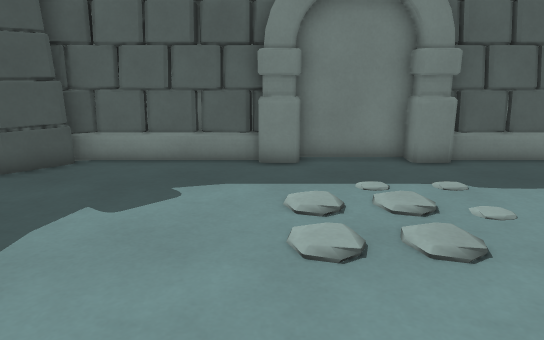
View 1 (above)

13 first-person views from a walk through a level from a Godot 3-D game. The camera is 1.3 m above the floor, tilts 14° down and sees 70° across. The floor is counted in squares, 0.5 m on a side. Each view is taken from the middle of a square. On the plan, view 1 faces up. The plan holds only what a view shows up to about 20 squares ahead; the rest is blank. The place goes on beyond the plan.

View 2
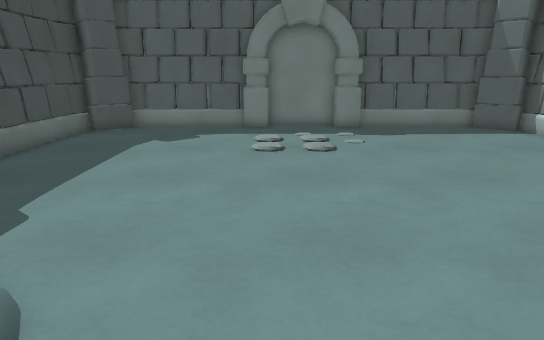

View 3
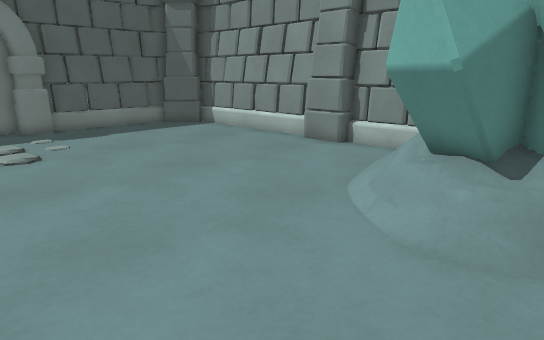

View 4
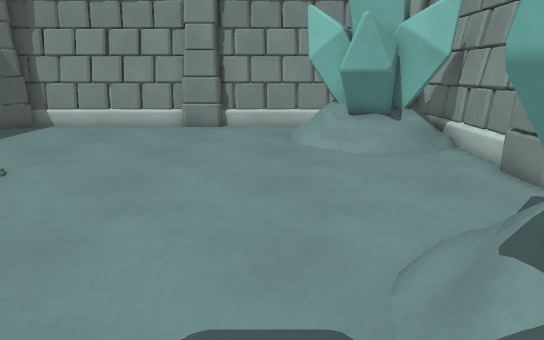

View 5
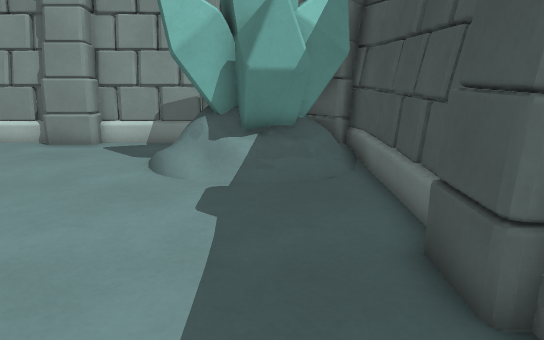

View 6
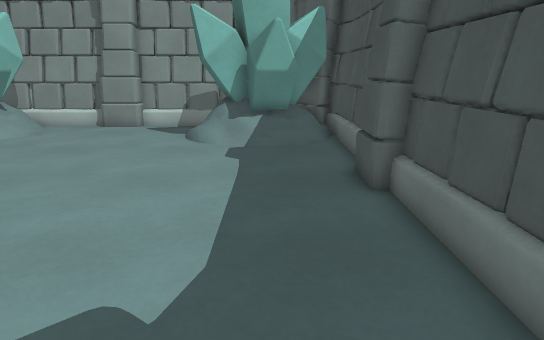

View 7
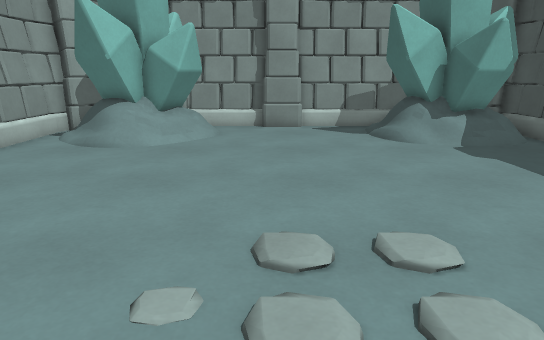

View 8
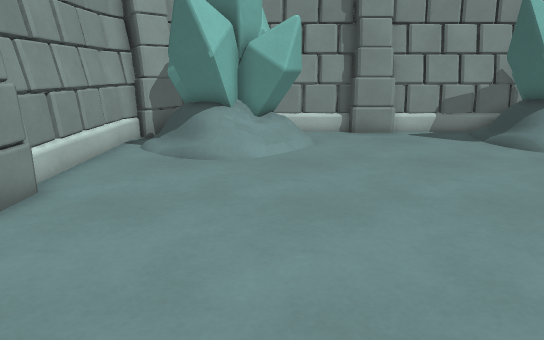

View 9
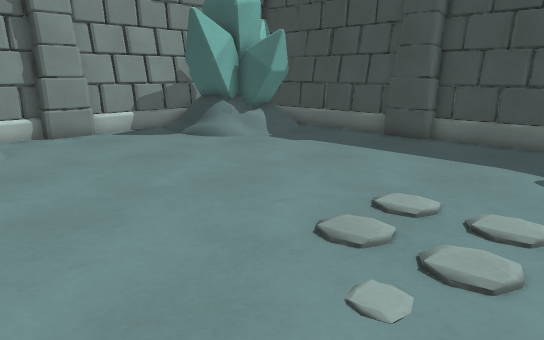

View 10
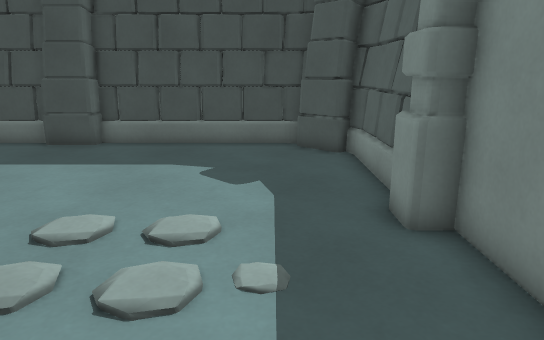

View 11
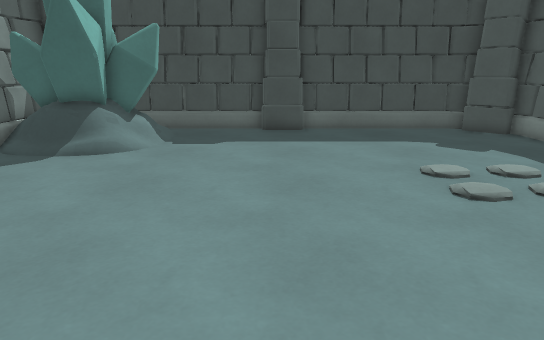

View 12
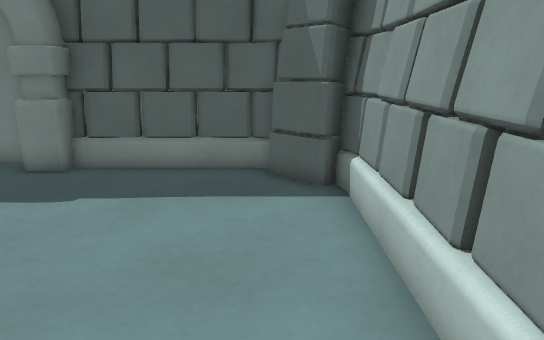

View 13
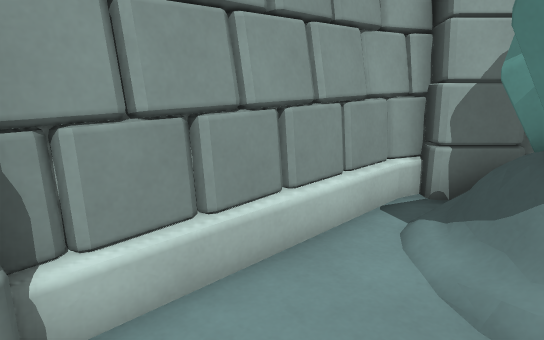

### Floor plan
Key: @ floor where view 1 was taken; # wall or solid block; . main floor; : floor 0.25 m higher than the main floor; / step, stairs or slope; B block; C crystal.
Columns run from 8 left of view 1 to 13 right of it. Each row starts with its distance up from view 1.
 12  #########BB#########
 11 ###.....##..##.....###
 10 ##..................##
  9 #....................#
  8 #....................#
  7 #....................#
  6 #....................#
  5 #....................#
  4 #....................#
  3 #....................#
  2 ##..................##
  1 ##..................##
  0 #.......@............#
 -1 #....................#
 -2 #....................#
 -3 #..C.............##..#
 -4 #.CCC:.........####/.#
 -5 #:CCCCC.......### #/.#
 -6 #CC CCC.......##  ##.#
 -7 #C  CC .......:#   ###
 -8 ### CC/...##...#
 -9   ##############

Positions as (right, up) in squares from view 1, and headings:
1: (0, 0), facing up
2: (1, -8), facing up
3: (0, -8), facing up-right
4: (-7, -2), facing right
5: (-5, 6), facing down
6: (-5, 11), facing down
7: (3, 11), facing down
8: (7, 9), facing down
9: (8, 9), facing down-left
10: (7, 9), facing left
11: (11, 1), facing left
12: (11, 1), facing up
13: (9, 1), facing down-right
